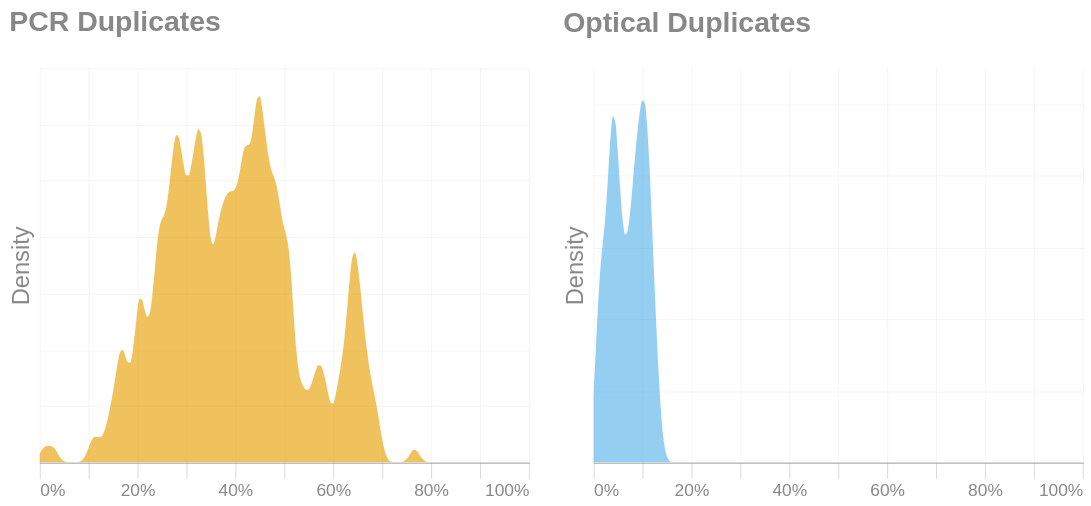

Notebook code cell kept with this figure:
### Markdown cell above
## Duplication Rate
Duplication rate can vary significantly between libraries and preparation methods and it can often been a large pain-point in sequencing success. Below is a plot of duplication rate across samples, separated by PCR[^1] and Optical[^2] duplicates. Keep in mind these are kernel density estimates, so the Y-axis reflects density and not sample proportion. 

[^1]: PCR duplicates are DNA fragments identical to other ones due to PCR amplification. Unlike genomic duplicates, these reads are not biologically meaningful because they were created artificially through PCR.

[^2]: Optical duplicates are a machine reading error caused by the sequencer, where it incorrectly splits a single read into two or more identical ones.

### Code cell
dupdata = dat.select(["Sample", "% Duplicates (PCR)", "% Duplicates (Opt)"]).rename(
    {"% Duplicates (PCR)" : "PCR", "% Duplicates (Opt)": "Optical"}
)

def density_chart(col):
    color = "#E69F00" if col == 'PCR' else "#56B4E9"
    return (
        alt.Chart(dupdata, width = 310, height = 250)
        .transform_density(density=col, extent=[0, 100], bandwidth=1)
        .mark_area(opacity=0.9, line=False, fill = color, interpolate="monotone")
        .encode(
            x=alt.X('value:Q', title=None).axis(format='d', labelExpr="datum.value + '%'"),
            y=alt.Y('density:Q', title='Density').axis(labels=False).stack(False),
            tooltip=[
                alt.Tooltip('value:Q', title = "Rate (%)"),
                alt.Tooltip("density:Q", title = "Density", format = '.2f')
            ]
        )
        .properties(title=f"{col} Duplicates")
    ).add_params(alt.selection_interval(bind="scales", encodings=["x"], name=f"brush_{col}"))

with SafeRender(dupdata):
    (
        alt.hconcat(density_chart('PCR'), density_chart('Optical'))
        .properties(
            usermeta={'embedOptions': {'downloadFileName': 'duplication'}}
        )
    ).display()

### Figure 1 — Vega-Lite specification as saved in the notebook (floating-point values rounded to 4 significant figures; data arrays with more than 128 entries replaced by an {"elided": "..."} marker saying what was removed)
{"width": "container", "height": 400, "config": {"title": {"anchor": "start", "dy": -15, "fontSize": 18, "color": "#888888", "subtitleColor": "#888888", "subtitleFontSize": 14}, "arc": {"fill": "#0072B2"}, "axis": {"domainColor": "#888888", "domainWidth": 0.5, "gridWidth": 0.2, "grid": false, "titleFontWeight": 400, "titleFontSize": 15, "labelFontSize": 11, "labelColor": "#888888", "tickColor": "#888888", "tickWidth": 0.2, "titleColor": "#888888"}, "axisBand": {"grid": false}, "axisX": {"grid": true, "tickSize": 10, "domainCap": "round"}, "axisY": {"domain": false, "grid": true, "tickSize": 0, "domainCap": "round"}, "background": "transparent", "header": {"labelFontSize": 15, "labelColor": "#888888", "titleFontSize": 15, "titleFontWeight": 600, "titleColor": "#888888"}, "legend": {"labelFont": "sans-serif", "labelFontSize": 12, "labelColor": "#888888", "symbolSize": 100, "symbolType": "circle", "titleFontSize": 12, "titlePadding": 10, "titleColor": "#888888", "title": null}, "range": {"category": ["#E69F00", "#56B4E9", "#009E73", "#F0E442", "#0072B2", "#D55E00", "#CC79A7", "#000000"], "diverging": ["#cfe8f3", "#a2d4ec", "#73bfe2", "#46abdb", "#1696d2", "#12719e"]}, "area": {"fill": "#0072B2", "fillOpacity": 0.7, "line": true, "strokeOpacity": 0.7}, "line": {"color": "#0072B2", "stroke": "#0072B2", "strokeWidth": 2}, "trail": {"color": "#0072B2", "stroke": "#0072B2", "strokeWidth": 0, "size": 1}, "point": {"filled": true, "fillOpacity": 1.0, "size": 95}, "text": {"color": "#888888", "fontSize": 11, "align": "right", "fontWeight": 400, "size": 11}, "bar": {"fill": "#0072B2", "stroke": null}, "view": {"stroke": null, "continuousWidth": 660, "continuousHeight": 400}}, "hconcat": [{"mark": {"type": "area", "fill": "#E69F00", "interpolate": "monotone", "line": false, "opacity": 0.9}, "encoding": {"tooltip": [{"field": "value", "title": "Rate (%)", "type": "quantitative"}, {"field": "density", "format": ".2f", "title": "Density", "type": "quantitative"}], "x": {"axis": {"format": "d", "labelExpr": "datum.value + '%'"}, "field": "value", "title": null, "type": "quantitative"}, "y": {"axis": {"labels": false}, "field": "density", "stack": false, "title": "Density", "type": "quantitative"}}, "height": 250, "name": "view_030e9465262b8b67_0", "title": "PCR Duplicates", "transform": [{"density": "PCR", "bandwidth": 1, "extent": [0, 100]}], "width": 310}, {"mark": {"type": "area", "fill": "#56B4E9", "interpolate": "monotone", "line": false, "opacity": 0.9}, "encoding": {"tooltip": [{"field": "value", "title": "Rate (%)", "type": "quantitative"}, {"field": "density", "format": ".2f", "title": "Density", "type": "quantitative"}], "x": {"axis": {"format": "d", "labelExpr": "datum.value + '%'"}, "field": "value", "title": null, "type": "quantitative"}, "y": {"axis": {"labels": false}, "field": "density", "stack": false, "title": "Density", "type": "quantitative"}}, "height": 250, "name": "view_d091036b8f1e1ec9_1", "title": "Optical Duplicates", "transform": [{"density": "Optical", "bandwidth": 1, "extent": [0, 100]}], "width": 310}], "data": {"name": "data-e58ec88a2dc06658c054cc26d4db94d4"}, "params": [{"name": "brush_PCR", "select": {"type": "interval", "encodings": ["x"]}, "bind": "scales", "views": ["view_030e9465262b8b67_0"]}, {"name": "brush_Optical", "select": {"type": "interval", "encodings": ["x"]}, "bind": "scales", "views": ["view_d091036b8f1e1ec9_1"]}], "usermeta": {"embedOptions": {"downloadFileName": "duplication"}}, "$schema": "https://vega.github.io/schema/vega-lite/v6.1.0.json", "datasets": {"data-e58ec88a2dc06658c054cc26d4db94d4": {"elided": "351 records"}}}
